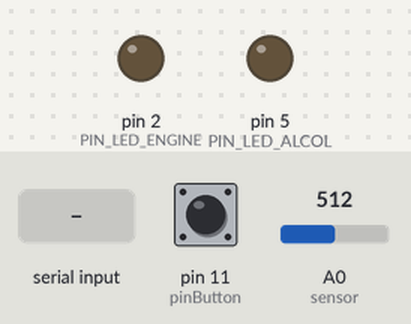
Recording of a sketch running on a simulated Arduino Uno, built with avr-gcc and run on an emulated ATmega328P. On the bench: output pins drawn as LEDs (lit = HIGH). Inputs (shaded band) come from the test bench; at power-on: pin 11 (pinButton) LOW, A0 (sensor) = 512. What the sketch prints to the serial monitor is not drawn.

Above: at 1.2 s.
1.3 s: pin 11 (pinButton) pulled HIGH for 0.15 s
At 2.1 s:
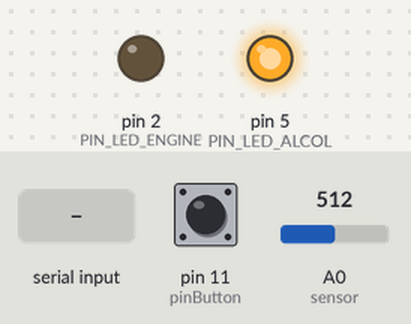
2.9 s: "R" received over Serial
At 4.5 s:
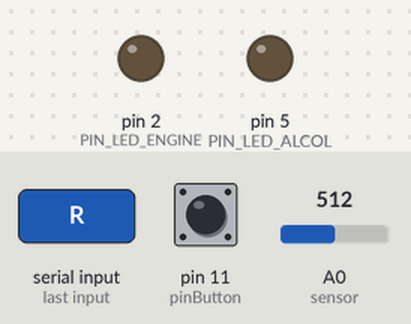
5.4 s: pin 11 (pinButton) pulled HIGH for 1 s
At 7.6 s:
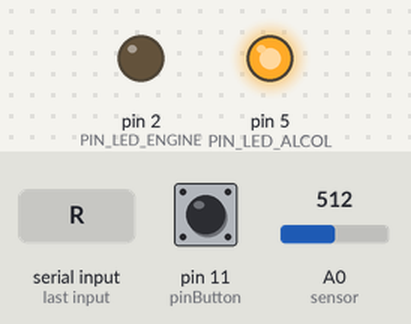
Timing chart, 0 to 9.1 s (numbered marks = the images above; inputs shaded):
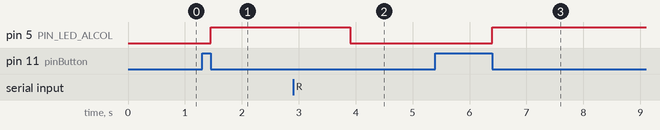

Measured:
- after the input at 1.3 s, pin 5 (PIN_LED_ALCOL): LOW → HIGH after 0.15 s
- after the input at 2.9 s, pin 5 (PIN_LED_ALCOL): HIGH → LOW after 1.0 s
- after the input at 5.4 s, pin 5 (PIN_LED_ALCOL): LOW → HIGH after 1.0 s

The sketch:

Arduino_v1.ino
```cpp
// Arduino project code on smart breathalyzer
#define PIN_LED_ENGINE 2
#define PIN_LED_ALCOL 5

int pinButton = 11;

// Analog pin 0 will be called 'sensor'
int sensor = A0;

// Set the initial sensorValue to 0
int sensorValue = 0;

 int maxValueRead = 0;  //set maxValueRead to 0

void setup()
{

  // Initialize the Led pin as output
  pinMode(PIN_LED_ENGINE, OUTPUT);
  pinMode(PIN_LED_ALCOL, OUTPUT);

  // Initialize the button as input
  pinMode(pinButton, INPUT);


  // Initialize serial communication at 9600 bits per second
  Serial.begin(9600);

}

void loop()
{

  // Variable to store the button value
  int valButton = digitalRead(pinButton);

  // If button is pressed then read input from sensor
  if (valButton == HIGH)
  {

    // Read the input on analog pin 0 (named 'sensor')
    sensorValue = analogRead(sensor);

    if (sensorValue > maxValueRead)
    {
      maxValueRead = sensorValue;
    }

  }
  else
  {

 // If sensorValue is greater than 180
    if (maxValueRead > 150)
    {
      // Print out the value you read

      Serial.write(0xff);
      Serial.write(0x02);
      Serial.write((char)map(sensorValue,0,1024,0,1024));
      Serial.write(0xfe);

      // Turn off the PIN_LED_ENGINE and turn up the PIN_LED_ALCOL
      digitalWrite(PIN_LED_ALCOL, HIGH);
      digitalWrite(PIN_LED_ENGINE, LOW);
      Serial.flush();
      if (Serial.available() > 0)
      {
          String message = Serial.readString();
          Serial.println("Received message: " + message);
          if (message == "R")
          {
            maxValueRead = 0;
            digitalWrite(PIN_LED_ALCOL, LOW);

          }
      }
    }
    else if (maxValueRead > 100 && maxValueRead <140)
    {

      digitalWrite(PIN_LED_ALCOL, LOW);
      digitalWrite(PIN_LED_ENGINE, HIGH);
    }
  }
}
```
